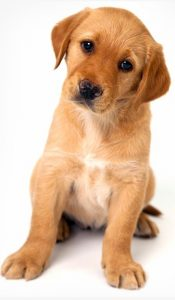
#> input picture Trabalho 7 - Extração de Características - Descritor HOG/dog.jpeg, 175 x 300 px
$ jupyter execute descritor_hog.ipynb
#> lines starting #> are read from the running program, lines starting #| are printed output that depends on the picture
<h2><b><center>Trabalho 6: Descritor HOG</center></b></h2>

> Obs.: Vimos que o histograma do HOG pode ser representado de várias formas, sendo que alguns consideram apenas a orientação, outros apenas a magnitude e outros os dois. Dessa forma, optamos por retornar dois histogramas na nossa função, um de orientação e outro de magnitude.

**Importações.**

[cell 1]
from skimage.io import imread, imshow, imsave
from skimage.transform import resize
from skimage.color import rgb2gray
import matplotlib.pyplot as plt
import numpy as np
import sys
import itertools
import random
import math

[cell 2]
contValues = 0

**Leitura da imagem e conversão pra níveis de cinza e valores inteiros.**

[cell 3]
img = imread('dog.jpeg')
#> img is the input picture: shape (300, 175, 3); mean R, G, B 221.9, 191.8, 166.9
#resized_img = resize(img, (128,64))
resized_img = img.copy()
resized_img = rgb2gray(resized_img)*255
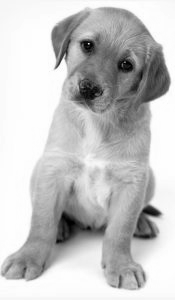
#> resized_img: shape (300, 175) float64; min 0, max 255, mean 196.4
resized_img = resized_img.astype(int)
imshow(resized_img, cmap='gray')
print(resized_img.shape)
#| (300, 175)

**Cálculo da magnitude.**

[cell 4]
def magnitude(Gx, Gy):
  mag = (Gx**2 + Gy**2)**(1/2)
  return mag

**Cálculo da orientação.**

[cell 5]
def orientacao(Gx, Gy):
  return np.arctan(Gx/Gy)

**Cálculo de normalização do bloco.**

[cell 6]
def normalize(hist):
  hist = np.asarray(hist)
  k = (np.sum(hist**2))**(1/2)
  hist = hist/k
  return hist.tolist()

**Essa função calcula um histograma de magnitude e um de orientação para uma célula passada por parâmetro.**

[cell 7]
def histogramaCel(celula):
  histOri = []
  histMag = []
  global contValues
  for i in range(1, celula.shape[0]-1):
      for j in range(1, celula.shape[1]-1):
          Gx = celula[i][j+1]-celula[i][j-1]
          Gy = celula[i-1][j]-celula[i+1][j]
          mag = magnitude(Gx, Gy)
          contValues += 1
          ori = orientacao(Gx, Gy)
          if(math.isnan(ori)):
            histOri.append(0)
          else:
            histOri.append(ori)
          if(math.isnan(mag)):
            histMag.append(0)
          else:
            histMag.append(mag)

  return histOri, histMag

#print(np.asarray(histogramaCel(arr)))

**Essa função serve basicamente para realizar um mapeamento das células de cada bloco, ou seja, cada posição de pixel das células é numerada com um identificador específico, para saber que aquela região de pixels (células) pertence a um determinado bloco.**

[cell 8]
def mapea(img, cell, block):
  teste = img.copy()
  inil = 0
  fiml = img.shape[0]//block[0]
  contB = 1
  for i in range(block[0]):
    inic = 0
    #fimc = cell[1]*block[1]
    fimc = img.shape[1]//block[1]
    for j in range(block[1]):
      teste[inil:fiml,inic:fimc] = contB
      contB += 1
      inic += (img.shape[1]//block[1])
      fimc += (img.shape[1]//block[1])
    inil += (img.shape[0]//block[0])
    fiml += (img.shape[0]//block[0])

  return teste

**Essa é a principal função, pois aqui eu divido as células de acordo com o shape especificado e calculo os histogramas para cada célula. Além disso, essa função agrupa na mesma lista os histogramas que pertencem ao mesmo bloco, graças à variável idBlock, obtida a partir do mapeamento feito pela função anterior. O retorno são três listas: uma com todas as células, uma com o histograma de orientação e a outra com o histograma de magnitude.**

[cell 9]
def hog(img, cell, block):
  corte = []
  l = 0
  mapeamentos = mapea(img, cell, block)

  blocksOri = [[]]*(block[0]*block[1])
  blocksMag = [[]]*(block[0]*block[1])

  for i in range(int(img.shape[0]/cell[0])):
    c = 0
    for j in range(int(img.shape[1]/cell[1])):
      celula = img[l:l+cell[0], c:c+cell[1]]
      corte.append(celula)

      #calculando histogramas
      histOri, histMag = histogramaCel(celula)

      #encontrando o id do bloco à qual a célula pertence
      idBlock = random.choice((mapeamentos[l:l+cell[0], c:c+cell[1]]).reshape(-1))
      idBlock = int(idBlock)

      if(i == 0) and (j == 0):
        blocksOri[idBlock-1] = histOri
        blocksMag[idBlock-1] = histMag
        #print(blocksMag[idBlock-1])
      else:
        #print('idBlock: {}'.format(idBlock-1))
        blocksOri[idBlock-1] += histOri
        blocksMag[idBlock-1] += histMag
      c+=cell[1]
    l+=cell[0]

  print('Quantidade de pixels na imagem: {}'.format(img.shape[0]*img.shape[1]))
  #print('Histograma de orientações, tamanho final de cada bloco: {}, {}, {} e {}'.format(len(blocksOri[0]), len(blocksOri[1]), len(blocksOri[2]), len(blocksOri[3])))
  #print('Histograma de magnitude, tamanho final de cada bloco: {}, {}, {} e {}'.format(len(blocksMag[0]), len(blocksMag[1]), len(blocksMag[2]), len(blocksMag[3])))
  return corte, blocksOri, blocksMag

**Essa função implementa a execução do HOG. As duas repetições while servem para garantir que o shape da imagem será proporcional aos parâmetros de entrada. Se por acaso houver necessidade de redimensionar a imagem, os pixels que sobram são preenchidos com 1. Por fim, a função realiza a normalização de cada um dos blocos para, enfim, concatená-los, transformando-os em apenas um array de cada tipo (orientação e magnitude).**

[cell 10]
def runHists(arr, cell, block):
  lin = arr.shape[0]
#> lin = 300
  col = arr.shape[1]
#> col = 175

  while(not((lin%cell[0] == 0) and ((lin/cell[0])%block[0] == 0))):
    lin += 1
#> after the loop, lin = 304

  while(not((col%cell[1] == 0) and ((col/cell[1])%block[1] == 0))):
    col += 1
#> after the loop, col = 176

  #print(lin, col)

  new = np.ones([lin, col])
  new[0:arr.shape[0],0:arr.shape[1]] = arr
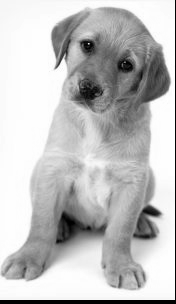
#> new: shape (304, 176) float64; min 0, max 255, mean 192.4
  #print(new.shape)

  corte, blocksOri, blocksMag = hog(new, cell, block)
#> after the loop in mapea, `for i in range(block[0]):`:
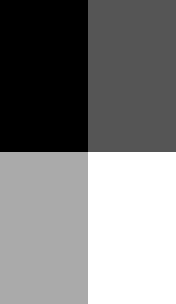
#> teste: shape (304, 176) float64; min 1, max 4, mean 2.5; drawn with min black and max white
#| Quantidade de pixels na imagem: 53504
  array_cortes = np.asarray(corte)

  # hog_final_ori = normalize(blocksOri[0])
  # hog_final_mag = normalize(blocksMag[0])
  hog_final_ori = []
  hog_final_mag = []
  merged1 = []
  merged2 = []

  for i in range(len(blocksOri)):
    #hog_final_ori += normalize(blocksOri[i])
    #hog_final_mag += normalize(blocksMag[i])
    hog_final_ori.append(normalize(blocksOri[i]))
    merged1 = list(itertools.chain(*hog_final_ori))
    hog_final_mag.append(normalize(blocksMag[i]))
    merged2 = list(itertools.chain(*hog_final_mag))
#> this loop made 4 passes

  #print(array_cortes.shape)
  global contValues
  #print('contValues = {}'.format(contValues))
  print('\n+-------------------------- HOG --------------------------+')
  print('Tamanho final do histograma (blocos) HOG orientações: {}'.format(len(hog_final_ori)))
#| Tamanho final do histograma (blocos) HOG orientações: 4
  print('Tamanho final do histograma (blocos) HOG magnitudes: {}'.format(len(hog_final_mag)))
#| Tamanho final do histograma (blocos) HOG magnitudes: 4
  print('Tamanho do Merged1 (HOG final orientações): {}'.format(len(merged1)))
#| Tamanho do Merged1 (HOG final orientações): 75240
  print('Tamanho do Merged2 (HOG final magnitudes): {}'.format(len(merged2)))
#| Tamanho do Merged2 (HOG final magnitudes): 75240

  return merged1, merged2

**Calculando de fato os histogramas, pois agora estamos levando em consideração as frequências.**<br>
**hog1 => histograma de orientações**<br>
**hog2 => histograma de magnitudes**<br>
**Na posição 1 estão os valores e na posição 0 as frequências.**

[cell 11]
from collections import Counter

hog_final_ori, hog_final_mag = runHists(resized_img, [8,8], [2,2])

hog1 = []
hog1.append(list(Counter(hog_final_ori).values()))
hog1.append(list(Counter(hog_final_ori).keys()))

hog2 = []
hog2.append(list(Counter(hog_final_ori).values()))
hog2.append(list(Counter(hog_final_ori).keys()))

print('Tamanho dos histogramas finais: {} e {}'.format(len(hog1[0]), len(hog2[0])))
#| Tamanho dos histogramas finais: 2993 e 2993
print('+---------------------------------------------------------+')
